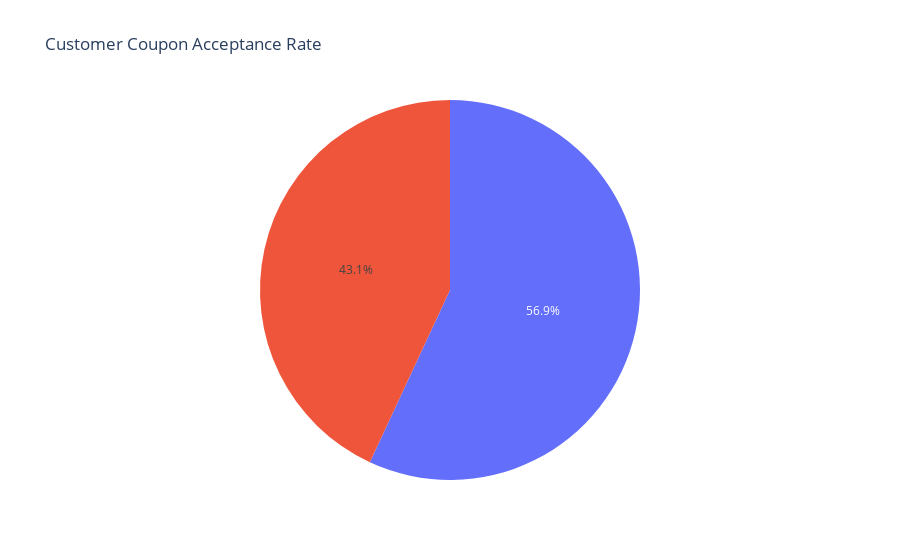

This figure's notebook cell:
### Code cell
px.pie(final_df, values=unique_acceptrate, title= 'Customer Coupon Acceptance Rate')

### Figure 1 — Plotly figure (JSON) as saved in the notebook; plotly's stock layout.template omitted (floating-point values rounded to 4 significant figures)
{"data": [{"domain": {"x": [0, 1], "y": [0, 1]}, "hovertemplate": "value=%{value}<extra></extra>", "legendgroup": "", "name": "", "showlegend": false, "type": "pie", "values": [6877, 5202]}], "layout": {"autosize": true, "legend": {"tracegroupgap": 0}, "title": {"text": "Customer Coupon Acceptance Rate"}}}
